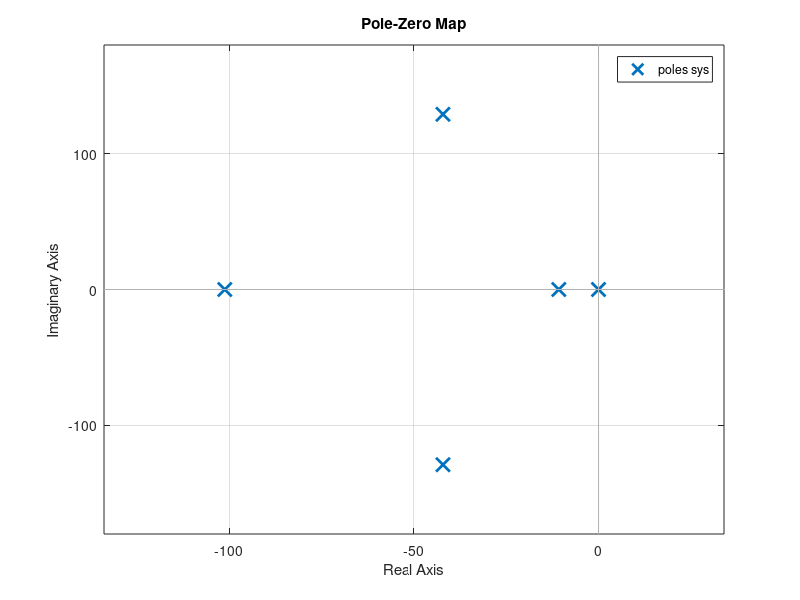

The MATLAB script that drew this image: (Note: this script raises an error after producing the figure.)
clear; clc;

Cm = 0.1;
J_shaft = 0.012;
La = 0.047;
Ra = 0.5;
b_shaft = 2.21;
b_spring = 3;
ba = 0.01;
g = 9.81;
k_spring = 2*10^4;
lower_limit = 0;
m = 2;
r_shaft = 0.1;
upper_limit = 5;
time_step = 0.002;

A = [-Ra/La,   0,       -Cm/La, 0,     0;
      0,     0,        1,    0,     0;
      Cm/J_shaft, -r_shaft^2*k_spring/J_shaft, -b_shaft/J_shaft,  r_shaft*k_spring/J_shaft, 0;
      0,     0,        0,    0,     1;
      0,     r_shaft*k_spring/m,    0,   -k_spring/m,   -b_spring/m]

B = [1/La; 0; 0; 0; 0];
C = [0, 0, 0, 1, 0];
D = [0];

sys = ss(A, B, C, D);

figure;
pzmap(sys);
% Get the handle to the current plot
hAx = gca;
% Set the marker size for poles and zeros
% Get the handles to the poles and zeros markers
hMarkers = findobj(hAx, 'Type', 'line');
% Loop through each marker and set the marker size for poles and zeros
for i = 1:numel(hMarkers)
    if any(hMarkers(i).XData) % Check if the marker represents a pole or zero
        set(hMarkers(i), 'MarkerSize', 10); % change size
    end
end

pole(sys)
damp(sys)

s1 = -1.0
s2 = (-1.08e+01)
s3 = (-1.01e+02)
s4 = (-4.21e+01 + 1.29e+02i)
s5 = conj(s4)

phic=[s1 s2 s3 s4 s5];

K=acker(A,B,phic)

At = A-B*K

Kr = -inv(C*inv(At)*B)
 
sys_c = ss(At, B, C, D)
 
figure;
step(4*sys_c*Kr);

